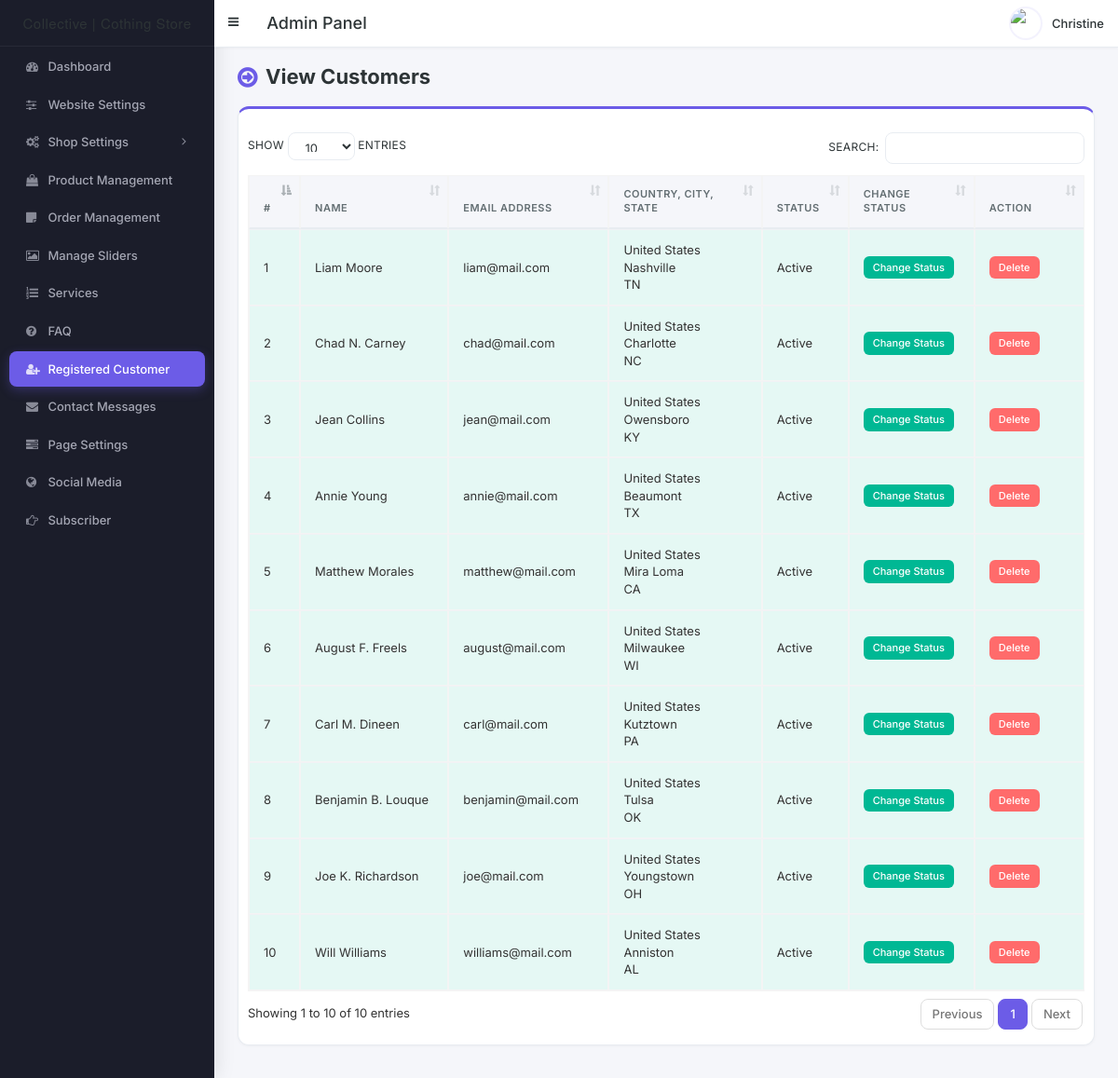
Before: /admin/customer.php (signed in) with the older database file.
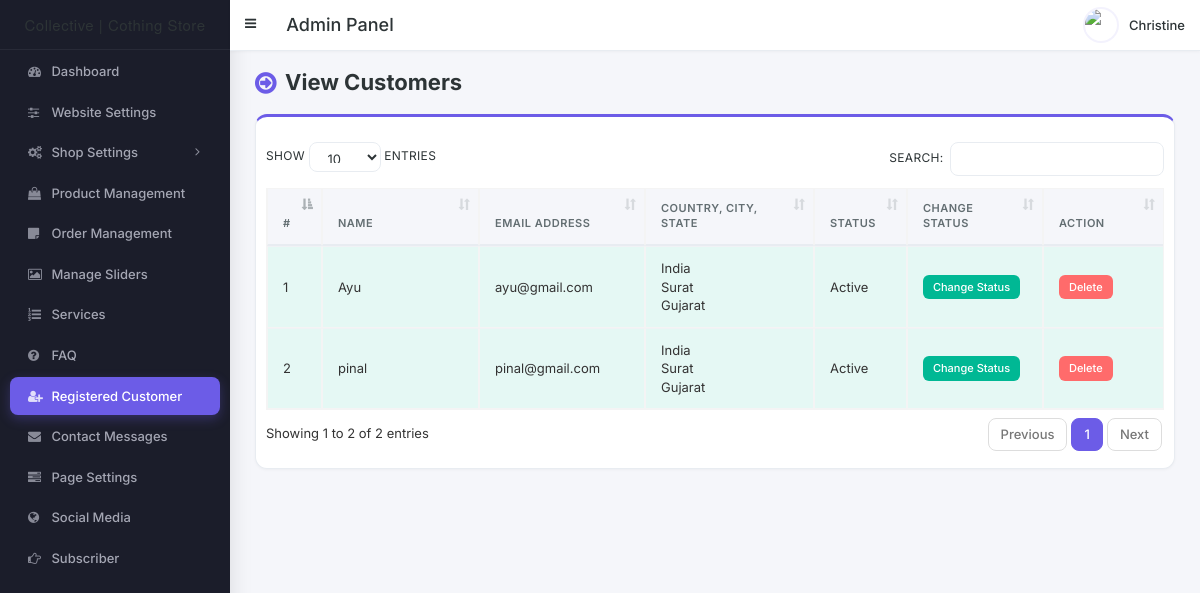
After: the same page with the newer database file.
### tables this page shows
CREATE TABLE `tbl_customer` (
  `cust_id` int(11) NOT NULL,
  `cust_name` varchar(100) NOT NULL,
  `cust_cname` varchar(100) NOT NULL,
  `cust_email` varchar(100) NOT NULL,
  `cust_phone` varchar(50) NOT NULL,
  `cust_country` int(11) NOT NULL,
  `cust_address` text NOT NULL,
  `cust_city` varchar(100) NOT NULL,
  `cust_state` varchar(100) NOT NULL,
  `cust_zip` varchar(30) NOT NULL,
  `cust_b_name` varchar(100) NOT NULL,
  `cust_b_cname` varchar(100) NOT NULL,
  `cust_b_phone` varchar(50) NOT NULL,
  `cust_b_country` int(11) NOT NULL,
  `cust_b_address` text NOT NULL,
  `cust_b_city` varchar(100) NOT NULL,
  `cust_b_state` varchar(100) NOT NULL,
  `cust_b_zip` varchar(30) NOT NULL,
  `cust_s_name` varchar(100) NOT NULL,
  `cust_s_cname` varchar(100) NOT NULL,
  `cust_s_phone` varchar(50) NOT NULL,
  `cust_s_country` int(11) NOT NULL,
  `cust_s_address` text NOT NULL,
  `cust_s_city` varchar(100) NOT NULL,
  `cust_s_state` varchar(100) NOT NULL,
  `cust_s_zip` varchar(30) NOT NULL,
  `cust_password` varchar(100) NOT NULL,
  `cust_token` varchar(255) NOT NULL,
  `cust_datetime` varchar(100) NOT NULL,
  `cust_timestamp` varchar(100) NOT NULL,
  `cust_status` int(1) NOT NULL
);

CREATE TABLE `tbl_country` (
  `country_id` int(11) NOT NULL,
  `country_name` varchar(100) NOT NULL DEFAULT ''
);

### admin/customer.php (the view, shortened to what this page needs)
<?php require_once('header.php'); ?>
<section class="content-header">
	<div class="content-header-left">
		<h1>View Customers</h1>
	</div>
</section>
<section class="content">
	<div class="row">
		<div class="col-md-12">
			<div class="box box-info">
				<div class="box-body table-responsive">
					<table id="example1" class="table table-bordered table-hover table-striped">
						<thead>
							<tr>
								<th width="10">#</th>
								<th width="180">Name</th>
								<th width="150">Email Address</th>
								<th width="180">Country, City, State</th>
								<th>Status</th>
								<th width="100">Change Status</th>
								<th width="100">Action</th>
							</tr>
						</thead>
						<tbody>
							<?php
							$i=0;
							$statement = $pdo->prepare("SELECT *
														FROM tbl_customer t1
														JOIN tbl_country t2
														ON t1.cust_country = t2.country_id
													");
							$statement->execute();
							$result = $statement->fetchAll(PDO::FETCH_ASSOC);
							foreach ($result as $row) {
								$i++;
								?>
								<tr class="<?php if($row['cust_status']==1) {echo 'bg-g';}else {echo 'bg-r';} ?>">
									<td><?php echo $i; ?></td>
									<td><?php echo $row['cust_name']; ?></td>
									<td><?php echo $row['cust_email']; ?></td>
									<td>
										<?php echo $row['country_name']; ?><br>
										<?php echo $row['cust_city']; ?><br>
										<?php echo $row['cust_state']; ?>
									</td>
									<td><?php if($row['cust_status']==1) {echo 'Active';} else {echo 'Inactive';} ?></td>
									<td>
										<a href="customer-change-status.php?id=<?php echo $row['cust_id']; ?>" class="btn btn-success btn-xs">Change Status</a>
									</td>
									<td>
										<a href="#" class="btn btn-danger btn-xs" data-href="customer-delete.php?id=<?php echo $row['cust_id']; ?>" data-toggle="modal" data-target="#confirm-delete">Delete</a>
									</td>
								</tr>
								<?php
							}
							?>
						</tbody>
					</table>
				</div>
			</div>
		</div>
	</div>
</section>
<?php require_once('footer.php'); ?>

### admin/header.php (shortened to what this page needs)
<!DOCTYPE html>
<html>
<head>
	<link rel="stylesheet" href="css/bootstrap.min.css">
	<link rel="stylesheet" href="css/font-awesome.min.css">
	<link rel="stylesheet" href="css/ionicons.min.css">
	<link rel="stylesheet" href="css/datepicker3.css">
	<link rel="stylesheet" href="css/all.css">
	<link rel="stylesheet" href="css/select2.min.css">
	<link rel="stylesheet" href="css/dataTables.bootstrap.css">
	<link rel="stylesheet" href="css/jquery.fancybox.css">
	<link rel="stylesheet" href="css/AdminLTE.min.css">
	<link rel="stylesheet" href="css/_all-skins.min.css">
	<link rel="stylesheet" href="css/on-off-switch.css" />
	<link rel="stylesheet" href="css/summernote.css">
	<link rel="stylesheet" href="style.css">
</head>
<body class="hold-transition fixed skin-blue sidebar-mini">
	<div class="wrapper">
		<header class="main-header">
			<a href="index.php" class="logo">
				<span class="logo-lg">Collective | Cothing Store</span>
			</a>
			<nav class="navbar navbar-static-top">
				<a href="#" class="sidebar-toggle" data-toggle="offcanvas" role="button">
				</a>
				<span style="float:left;line-height:50px;color:#fff;padding-left:15px;font-size:18px;">Admin
					Panel</span>
				<div class="navbar-custom-menu">
					<ul class="nav navbar-nav">
						<li class="dropdown user user-menu">
							<a href="#" class="dropdown-toggle" data-toggle="dropdown">
								<img src="../assets/uploads/<?php echo $_SESSION['user']['photo']; ?>"
									class="user-image" alt="User Image">
								<span class="hidden-xs"><?php echo $_SESSION['user']['full_name']; ?></span>
							</a>
						</li>
					</ul>
				</div>
			</nav>
		</header>
		<?php $cur_page = substr($_SERVER["SCRIPT_NAME"], strrpos($_SERVER["SCRIPT_NAME"], "/") + 1); ?>
		<aside class="main-sidebar">
			<section class="sidebar">
				<ul class="sidebar-menu">
					<li class="treeview <?php if ($cur_page == 'index.php') {
						echo 'active';
					} ?>">
						<a href="index.php">
							<i class="fa fa-dashboard"></i> <span>Dashboard</span>
						</a>
					</li>
					<li class="treeview <?php if (($cur_page == 'settings.php')) {
						echo 'active';
					} ?>">
						<a href="settings.php">
							<i class="fa fa-sliders"></i> <span>Website Settings</span>
						</a>
					</li>
					<li
						class="treeview <?php if (($cur_page == 'size.php') || ($cur_page == 'size-add.php') || ($cur_page == 'size-edit.php') || ($cur_page == 'color.php') || ($cur_page == 'color-add.php') || ($cur_page == 'color-edit.php') || ($cur_page == 'country.php') || ($cur_page == 'country-add.php') || ($cur_page == 'country-edit.php') || ($cur_page == 'shipping-cost.php') || ($cur_page == 'shipping-cost-edit.php') || ($cur_page == 'top-category.php') || ($cur_page == 'top-category-add.php') || ($cur_page == 'top-category-edit.php') || ($cur_page == 'mid-category.php') || ($cur_page == 'mid-category-add.php') || ($cur_page == 'mid-category-edit.php') || ($cur_page == 'end-category.php') || ($cur_page == 'end-category-add.php') || ($cur_page == 'end-category-edit.php')) {
							echo 'active';
						} ?>">
						<a href="#">
							<i class="fa fa-cogs"></i>
							<span>Shop Settings</span>
							<span class="pull-right-container">
								<i class="fa fa-angle-left pull-right"></i>
							</span>
						</a>
					</li>
					<li
						class="treeview <?php if (($cur_page == 'product.php') || ($cur_page == 'product-add.php') || ($cur_page == 'product-edit.php')) {
							echo 'active';
						} ?>">
						<a href="product.php">
							<i class="fa fa-shopping-bag"></i> <span>Product Management</span>
						</a>
					</li>
					<li class="treeview <?php if (($cur_page == 'order.php')) {
						echo 'active';
					} ?>">
						<a href="order.php">
							<i class="fa fa-sticky-note"></i> <span>Order Management</span>
						</a>
					</li>
					<li class="treeview <?php if (($cur_page == 'slider.php')) {
						echo 'active';
					} ?>">
						<a href="slider.php">
							<i class="fa fa-picture-o"></i> <span>Manage Sliders</span>
						</a>
					</li>
					<li class="treeview <?php if (($cur_page == 'service.php')) {
						echo 'active';
					} ?>">
						<a href="service.php">
							<i class="fa fa-list-ol"></i> <span>Services</span>
						</a>
					</li>
					<li class="treeview <?php if (($cur_page == 'faq.php')) {
						echo 'active';
					} ?>">
						<a href="faq.php">
							<i class="fa fa-question-circle"></i> <span>FAQ</span>
						</a>
					</li>
					<li
						class="treeview <?php if (($cur_page == 'customer.php') || ($cur_page == 'customer-add.php') || ($cur_page == 'customer-edit.php')) {
							echo 'active';
						} ?>">
						<a href="customer.php">
							<i class="fa fa-user-plus"></i> <span>Registered Customer</span>
						</a>
					</li>
					<li class="treeview <?php if (($cur_page == 'contact-message.php')) {
						echo 'active';
					} ?>">
						<a href="contact-message.php">
							<i class="fa fa-envelope"></i> <span>Contact Messages</span>
						</a>
					</li>
					<li class="treeview <?php if (($cur_page == 'page.php')) {
						echo 'active';
					} ?>">
						<a href="page.php">
							<i class="fa fa-tasks"></i> <span>Page Settings</span>
						</a>
					</li>
					<li class="treeview <?php if (($cur_page == 'social-media.php')) {
						echo 'active';
					} ?>">
						<a href="social-media.php">
							<i class="fa fa-globe"></i> <span>Social Media</span>
						</a>
					</li>
					<li
						class="treeview <?php if (($cur_page == 'subscriber.php') || ($cur_page == 'subscriber.php')) {
							echo 'active';
						} ?>">
						<a href="subscriber.php">
							<i class="fa fa-hand-o-right"></i> <span>Subscriber</span>
						</a>
					</li>
				</ul>
			</section>
		</aside>
		<div class="content-wrapper">

### admin/footer.php (shortened to what this page needs)
		</div>
	</div>
</body>
</html>

Changed rows visible on the page:
removed tbl_customer: cust_name "Liam Moore", cust_email "liam@mail.com", tbl_country.country_name "United States", cust_city "Nashville", cust_state "TN", cust_status "Active"
removed tbl_customer: cust_name "Chad N. Carney", cust_email "chad@mail.com", tbl_country.country_name "United States", cust_city "Charlotte", cust_state "NC", cust_status "Active"
removed tbl_customer: cust_name "Jean Collins", cust_email "jean@mail.com", tbl_country.country_name "United States", cust_city "Owensboro", cust_state "KY", cust_status "Active"
removed tbl_customer: cust_name "Annie Young", cust_email "annie@mail.com", tbl_country.country_name "United States", cust_city "Beaumont", cust_state "TX", cust_status "Active"
removed tbl_customer: cust_name "Matthew Morales", cust_email "matthew@mail.com", tbl_country.country_name "United States", cust_city "Mira Loma", cust_state "CA", cust_status "Active"
removed tbl_customer: cust_name "August F. Freels", cust_email "august@mail.com", tbl_country.country_name "United States", cust_city "Milwaukee", cust_state "WI", cust_status "Active"
removed tbl_customer: cust_name "Carl M. Dineen", cust_email "carl@mail.com", tbl_country.country_name "United States", cust_city "Kutztown", cust_state "PA", cust_status "Active"
removed tbl_customer: cust_name "Benjamin B. Louque", cust_email "benjamin@mail.com", tbl_country.country_name "United States", cust_city "Tulsa", cust_state "OK", cust_status "Active"
removed tbl_customer: cust_name "Joe K. Richardson", cust_email "joe@mail.com", tbl_country.country_name "United States", cust_city "Youngstown", cust_state "OH", cust_status "Active"
removed tbl_customer: cust_name "Will Williams", cust_email "williams@mail.com", tbl_country.country_name "United States", cust_city "Anniston", cust_state "AL", cust_status "Active"
added tbl_customer: cust_name "Ayu", cust_email "ayu@gmail.com", tbl_country.country_name "India", cust_city "Surat", cust_state "Gujarat", cust_status "Active"
added tbl_customer: cust_name "pinal", cust_email "pinal@gmail.com", tbl_country.country_name "India", cust_city "Surat", cust_state "Gujarat", cust_status "Active"
Other visible differences:
text written by a page script: "SHOW ENTRIES SEARCH: Showing 1 to 10 of 10 entries Previous 1 Next" → "SHOW ENTRIES SEARCH: Showing 1 to 2 of 2 entries Previous 1 Next"
